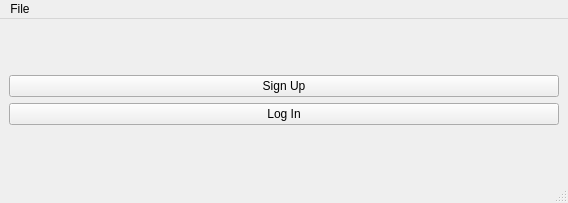
<?xml version="1.0" encoding="UTF-8"?>
<ui version="4.0">
 <class>MainWindow</class>
 <widget class="QMainWindow" name="MainWindow">
  <property name="geometry">
   <rect>
    <x>0</x>
    <y>0</y>
    <width>568</width>
    <height>203</height>
   </rect>
  </property>
  <property name="windowTitle">
   <string>MainWindow</string>
  </property>
  <widget class="QWidget" name="centralwidget">
   <layout class="QVBoxLayout" name="verticalLayout_2">
    <item>
     <spacer name="verticalSpacer_2">
      <property name="orientation">
       <enum>Qt::Vertical</enum>
      </property>
      <property name="sizeHint" stdset="0">
       <size>
        <width>20</width>
        <height>34</height>
       </size>
      </property>
     </spacer>
    </item>
    <item>
     <layout class="QVBoxLayout" name="verticalLayout">
      <item>
       <widget class="QPushButton" name="SignUpButton">
        <property name="text">
         <string>Sign Up</string>
        </property>
       </widget>
      </item>
      <item>
       <widget class="QPushButton" name="LogInButton">
        <property name="text">
         <string>Log In</string>
        </property>
       </widget>
      </item>
     </layout>
    </item>
    <item>
     <spacer name="verticalSpacer">
      <property name="orientation">
       <enum>Qt::Vertical</enum>
      </property>
      <property name="sizeHint" stdset="0">
       <size>
        <width>20</width>
        <height>34</height>
       </size>
      </property>
     </spacer>
    </item>
   </layout>
  </widget>
  <widget class="QStatusBar" name="statusbar"/>
  <widget class="QMenuBar" name="menubar">
   <property name="geometry">
    <rect>
     <x>0</x>
     <y>0</y>
     <width>568</width>
     <height>21</height>
    </rect>
   </property>
   <widget class="QMenu" name="menuFile">
    <property name="title">
     <string>File</string>
    </property>
    <addaction name="actionClose"/>
   </widget>
   <addaction name="menuFile"/>
  </widget>
  <action name="actionClose">
   <property name="text">
    <string>Exit</string>
   </property>
  </action>
 </widget>
 <resources/>
 <connections/>
</ui>
